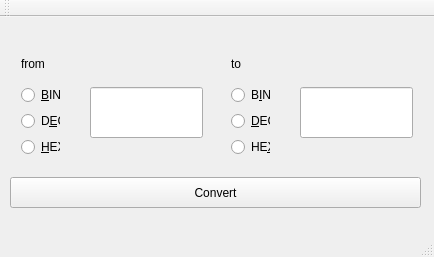
<?xml version="1.0" encoding="UTF-8"?>
<ui version="4.0">
 <class>MainWindow</class>
 <widget class="QMainWindow" name="MainWindow">
  <property name="geometry">
   <rect>
    <x>0</x>
    <y>0</y>
    <width>434</width>
    <height>257</height>
   </rect>
  </property>
  <property name="windowTitle">
   <string>MainWindow</string>
  </property>
  <widget class="QWidget" name="centralWidget">
   <widget class="QWidget" name="verticalLayoutWidget">
    <property name="geometry">
     <rect>
      <x>220</x>
      <y>20</y>
      <width>61</width>
      <height>131</height>
     </rect>
    </property>
    <layout class="QVBoxLayout" name="verticalLayout">
     <item>
      <widget class="QLabel" name="label_to">
       <property name="text">
        <string>to</string>
       </property>
      </widget>
     </item>
     <item>
      <widget class="QRadioButton" name="t_bin">
       <property name="sizePolicy">
        <sizepolicy hsizetype="Preferred" vsizetype="Fixed">
         <horstretch>0</horstretch>
         <verstretch>0</verstretch>
        </sizepolicy>
       </property>
       <property name="text">
        <string>B&amp;IN</string>
       </property>
      </widget>
     </item>
     <item>
      <widget class="QRadioButton" name="t_dec">
       <property name="sizePolicy">
        <sizepolicy hsizetype="Preferred" vsizetype="Fixed">
         <horstretch>0</horstretch>
         <verstretch>0</verstretch>
        </sizepolicy>
       </property>
       <property name="text">
        <string>&amp;DEC</string>
       </property>
      </widget>
     </item>
     <item>
      <widget class="QRadioButton" name="t_hex">
       <property name="sizePolicy">
        <sizepolicy hsizetype="Preferred" vsizetype="Fixed">
         <horstretch>0</horstretch>
         <verstretch>0</verstretch>
        </sizepolicy>
       </property>
       <property name="text">
        <string>HE&amp;X</string>
       </property>
      </widget>
     </item>
    </layout>
   </widget>
   <widget class="QWidget" name="verticalLayoutWidget_2">
    <property name="geometry">
     <rect>
      <x>10</x>
      <y>20</y>
      <width>61</width>
      <height>131</height>
     </rect>
    </property>
    <layout class="QVBoxLayout" name="verticalLayout_2">
     <item>
      <widget class="QLabel" name="label_from">
       <property name="text">
        <string>from</string>
       </property>
      </widget>
     </item>
     <item>
      <widget class="QRadioButton" name="f_bin">
       <property name="sizePolicy">
        <sizepolicy hsizetype="Preferred" vsizetype="Fixed">
         <horstretch>0</horstretch>
         <verstretch>0</verstretch>
        </sizepolicy>
       </property>
       <property name="text">
        <string>&amp;BIN</string>
       </property>
      </widget>
     </item>
     <item>
      <widget class="QRadioButton" name="f_dec">
       <property name="sizePolicy">
        <sizepolicy hsizetype="Preferred" vsizetype="Fixed">
         <horstretch>0</horstretch>
         <verstretch>0</verstretch>
        </sizepolicy>
       </property>
       <property name="text">
        <string>D&amp;EC</string>
       </property>
      </widget>
     </item>
     <item>
      <widget class="QRadioButton" name="f_hex">
       <property name="sizePolicy">
        <sizepolicy hsizetype="Preferred" vsizetype="Fixed">
         <horstretch>0</horstretch>
         <verstretch>0</verstretch>
        </sizepolicy>
       </property>
       <property name="text">
        <string>&amp;HEX</string>
       </property>
      </widget>
     </item>
    </layout>
   </widget>
   <widget class="QPushButton" name="pushButton">
    <property name="geometry">
     <rect>
      <x>10</x>
      <y>160</y>
      <width>411</width>
      <height>31</height>
     </rect>
    </property>
    <property name="sizePolicy">
     <sizepolicy hsizetype="Fixed" vsizetype="Fixed">
      <horstretch>0</horstretch>
      <verstretch>0</verstretch>
     </sizepolicy>
    </property>
    <property name="text">
     <string>Convert</string>
    </property>
   </widget>
   <widget class="QLineEdit" name="f_lineEdit">
    <property name="geometry">
     <rect>
      <x>90</x>
      <y>70</y>
      <width>113</width>
      <height>51</height>
     </rect>
    </property>
   </widget>
   <widget class="QLineEdit" name="t_lineEdit">
    <property name="geometry">
     <rect>
      <x>300</x>
      <y>70</y>
      <width>113</width>
      <height>51</height>
     </rect>
    </property>
   </widget>
  </widget>
  <widget class="QMenuBar" name="menuBar">
   <property name="geometry">
    <rect>
     <x>0</x>
     <y>0</y>
     <width>434</width>
     <height>22</height>
    </rect>
   </property>
  </widget>
  <widget class="QToolBar" name="mainToolBar">
   <attribute name="toolBarArea">
    <enum>TopToolBarArea</enum>
   </attribute>
   <attribute name="toolBarBreak">
    <bool>false</bool>
   </attribute>
  </widget>
  <widget class="QStatusBar" name="statusBar"/>
 </widget>
 <layoutdefault spacing="6" margin="11"/>
 <resources/>
 <connections/>
</ui>
